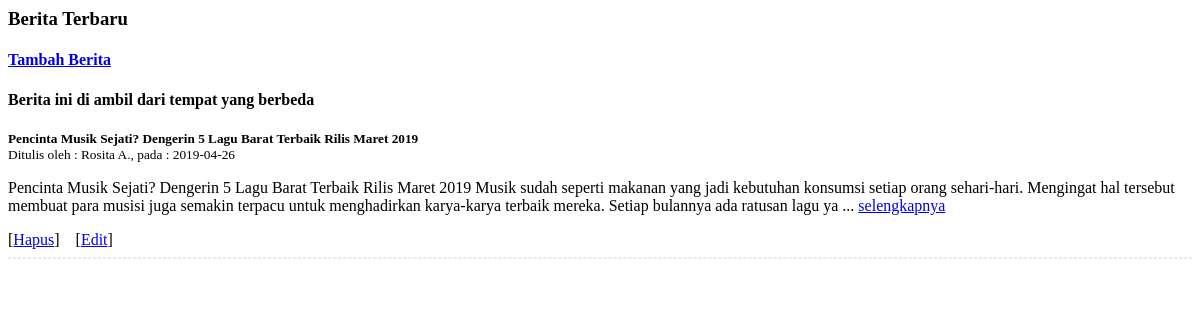
/list.php, run on an earlier commit of the app's database.
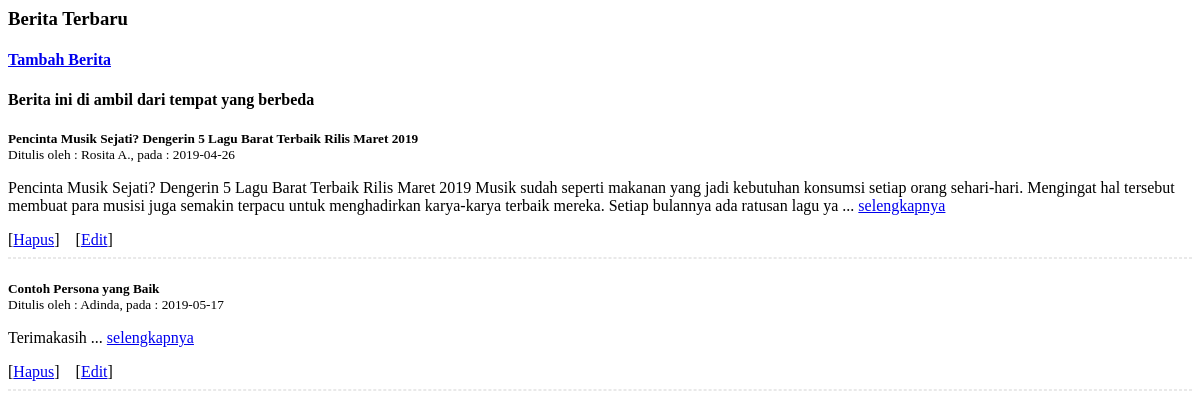
And on a later commit of the database.
### tables this page shows
CREATE TABLE `berita` (
  `id_berita` int(5) NOT NULL,
  `kategori` enum('Music','Film') DEFAULT NULL,
  `judul` varchar(200) NOT NULL,
  `penulis` varchar(100) NOT NULL,
  `isi_berita` longtext NOT NULL,
  `tgl_posting` date NOT NULL,
  `gambar` varchar(100) NOT NULL
);

### list.php (the view, shortened to what this page needs)
<html>
<head>
</head>
<body>
<?php
include "koneksi.php";
?>
<h3>Berita Terbaru</h3>
<h4><a href="tambah.php">Tambah Berita</a></h4>
<h4>Berita ini di ambil dari tempat yang berbeda</h4>
<?php
$query_ambil_berita	= mysqli_query($koneksi, "SELECT * FROM berita");
while ($data_berita = mysqli_fetch_array($query_ambil_berita)) {
?>
<h5 style="margin-bottom: 0px"><?php echo $data_berita['judul']; ?></h5>
<small>Ditulis oleh : <?php echo $data_berita['penulis']; ?>, pada : <?php echo $data_berita['tgl_posting']; ?></small>
<p>
<?php echo substr($data_berita['isi_berita'], 0, 300); ?> ...
<a href="berita_detil.php?id=<?php echo $data_berita['id_berita']; ?>">selengkapnya</a>
</p>
[<a href="hapus.php?id=<?php echo $data_berita['id_berita']; ?>" onclick="return confirm('Anda yakin..?')">Hapus</a>] &nbsp;&nbsp;
[<a href="edit.php?id=<?php echo $data_berita['id_berita']; ?>">Edit</a>] &nbsp;&nbsp;
<hr style="border: dashed 1px #e9e9e9">
<?php
}
?>
</body>
</html>

What changed in the data, as far as the page shows it:
added berita: judul "Contoh Persona yang Baik", penulis "Adinda", tgl_posting "2019-05-17", isi_berita "Terimakasih"
